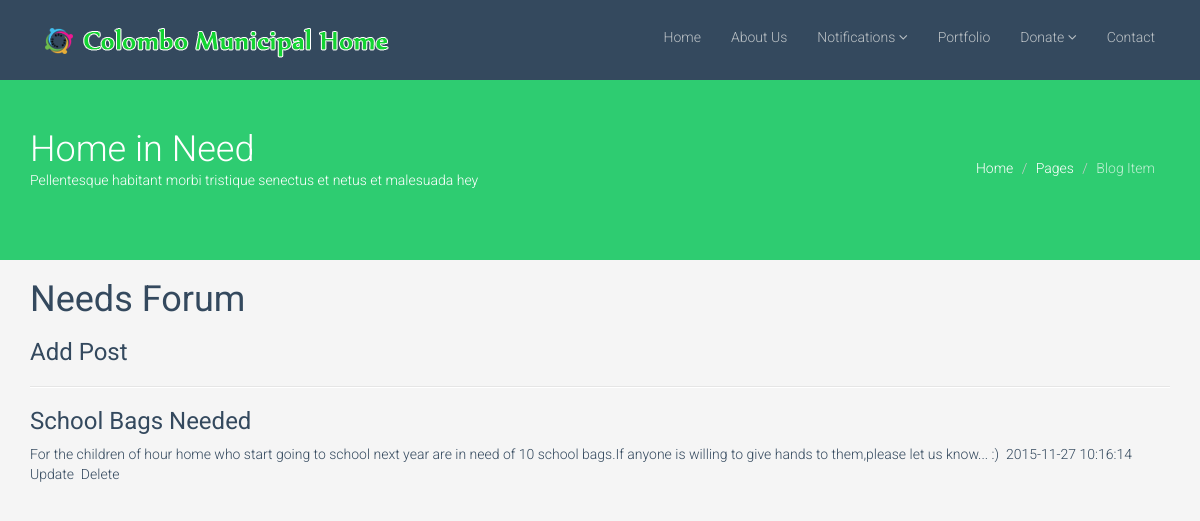
Page /8-codeigniter/blog/read/3 on the committed database.
### tables this page shows
CREATE TABLE IF NOT EXISTS `post` (
  `id` int(11) NOT NULL AUTO_INCREMENT,
  `title` varchar(255) NOT NULL,
  `content` text NOT NULL,
  `created` timestamp NOT NULL DEFAULT CURRENT_TIMESTAMP,
  PRIMARY KEY (`id`)
);

### 8-codeigniter/application/controllers/blog.php (called while the page is built, shortened)
<?php
class Blog extends Controller
{
	public function __construct()
	{
		$this->load->database();
		$this->load->helper('url');
		$this->load->model('Post_model', 'post');
	}
	public function read()
	{
		$id = $this->uri->segment(3);
		$data['post'] = $this->post->getById($id);
		$this->load->view('header');
		$this->load->view('read', $data);
		$this->load->view('footer');
	}
}

### 8-codeigniter/system/codeigniter/CodeIgniter.php (called while the page is built, shortened)
<?php  if ( ! defined('BASEPATH')) exit('No direct script access allowed');
$EXT =& load_class('Hooks');
$EXT->_call_hook('pre_system');
$URI =& load_class('URI');
$RTR =& load_class('Router');
$method = $RTR->fetch_method();
$EXT->_call_hook('pre_controller');
$CI = new $class();
if ($RTR->scaffolding_request === TRUE)
{
	if ($EXT->_call_hook('scaffolding_override') === FALSE)
	{
		$CI->_ci_scaffolding();
	}
}
else
{
	if (method_exists($CI, '_remap'))
	{
		$CI->_remap($method);
	}
	else
	{
		call_user_func_array(array(&$CI, $method), array_slice($URI->rsegments, 2));
	}
}

### 8-codeigniter/index.php (called while the page is built, shortened)
<?php
require_once BASEPATH.'codeigniter/CodeIgniter'.EXT;

### 8-codeigniter/application/models/post_model.php (called while the page is built, shortened)
<?php
class Post_model extends Model
{
	public function getById($id)
	{
		$query = $this->db->get_where('post', array('id' => $id));
		return $query->row();
	}
}

### 8-codeigniter/system/codeigniter/Base5.php (called while the page is built)
<?php  if ( ! defined('BASEPATH')) exit('No direct script access allowed');
class CI_Base {
	private static $instance;
	public function CI_Base()
	{
		self::$instance =& $this;
	}
	public static function &get_instance()
	{
		return self::$instance;
	}
}
function &get_instance()
{
	return CI_Base::get_instance();
}

### 8-codeigniter/application/views/read.php (the view)
<h3>
	<?php echo $post->title; ?>
</h3>
<p>
	<?php echo $post->content; ?>&nbsp
	<?php echo $post->created; ?><br />
	<?php echo anchor('blog/update/'.$post->id, 'Update'); ?>&nbsp
	<?php echo anchor('blog/delete/'.$post->id, 'Delete', array('onclick' => "return confirm('Are you sure want to delete this post?')")); ?>
</p>

### 8-codeigniter/css/main.css (style rules this page uses)
body { padding-top: 80px; color: #34495e; background: #f5f5f5; font-family: 'Roboto', sans-serif; font-weight: 300; }
h1, h2, h3, h4, h5, h6 { font-family: 'Roboto', sans-serif; font-weight: 400; }
a { color: #34495e; -webkit-transition: 300ms; -moz-transition: 300ms; -o-transition: 300ms; transition: 300ms; }

### rows in the picture
post: title "School Bags Needed", content "For the children of hour home who start going to school next year are in need of 10 school bags.If anyone is willing to give hands to them,please let us know... :)", created "2015-11-27 10:16:14", id "Update", id "Delete"

### other values in the picture
anchor('blog/create', 'Add Post') "Add Post"
